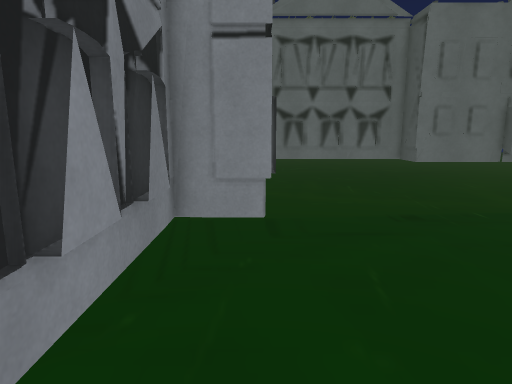
View 1 (above)

15 first-person views from a walk through a scene from a Unity 3-D project. The camera is 1.5 m above the floor, tilts 10° down and sees 75° across. The floor is counted in squares, 0.5 m on a side. Each view is taken from the middle of a square. On the plan, view 1 faces up. The plan holds only what a view shows up to about 20 squares ahead; the rest is blank. The place goes on beyond the plan. The player character is not drawn. Some animated figures are left out. Door leaves are left out, so doorways stand open.

View 2
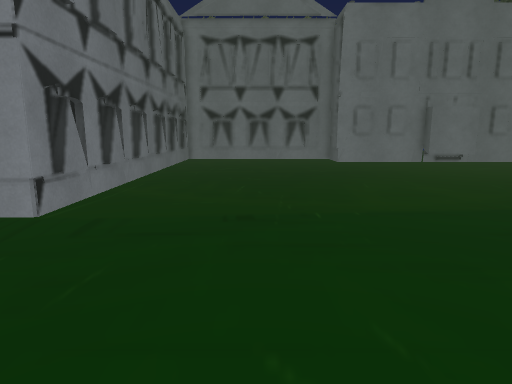

View 3
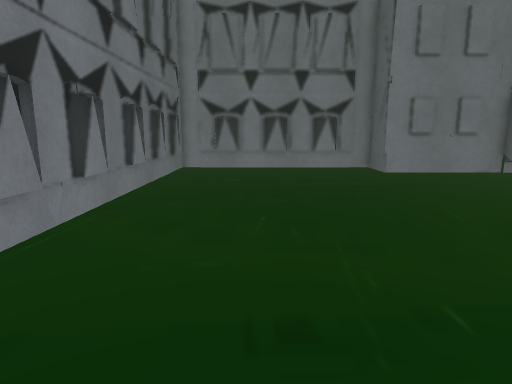

View 4
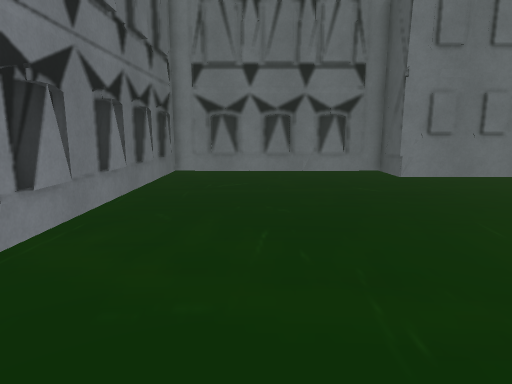

View 5
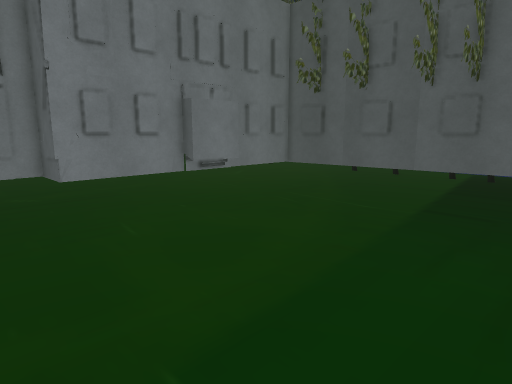

View 6
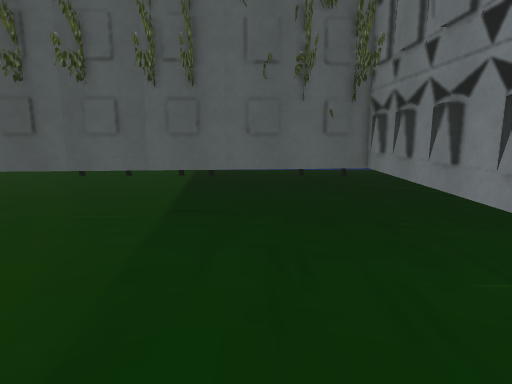

View 7
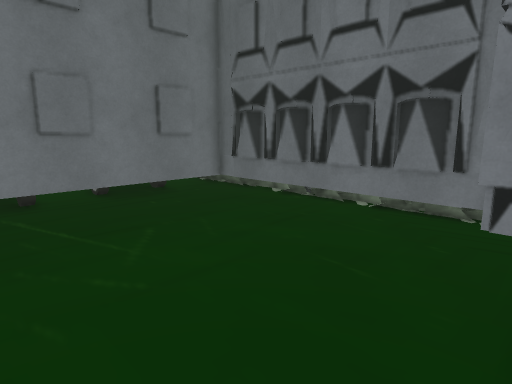

View 8
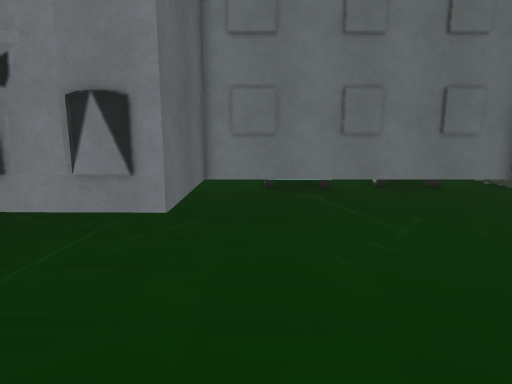

View 9
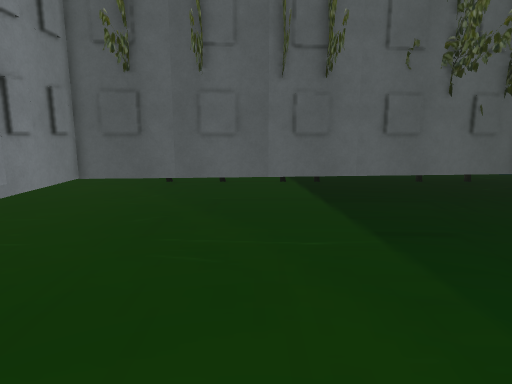

View 10
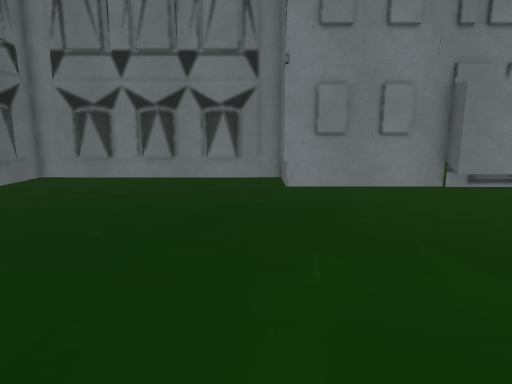

View 11
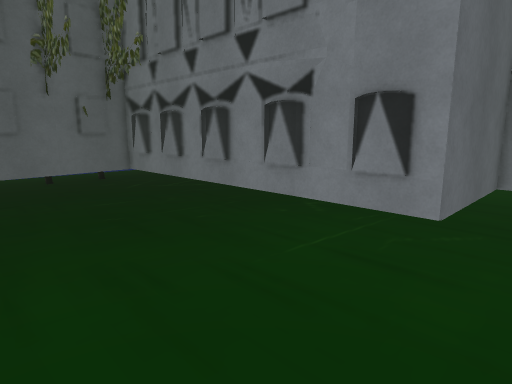

View 12
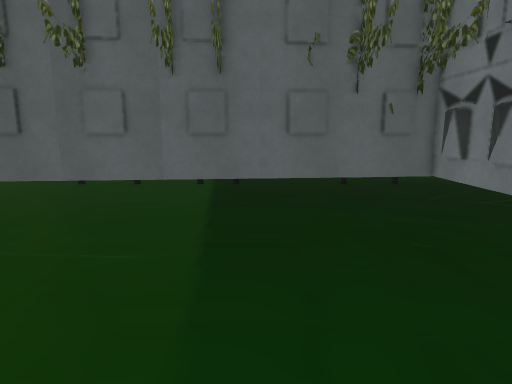

View 13
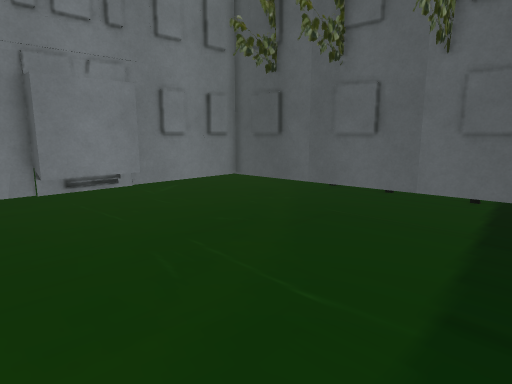

View 14
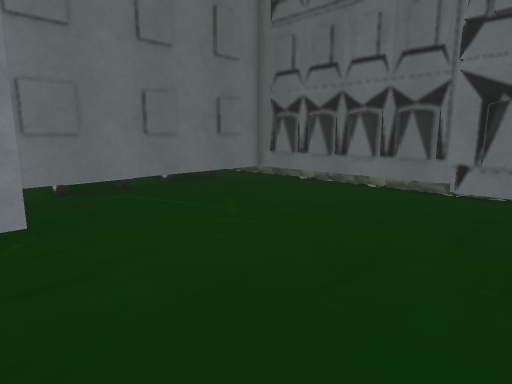

View 15
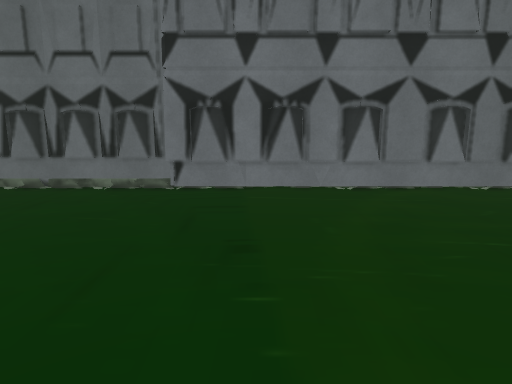

### Floor plan
Key: @ floor where view 1 was taken; # wall or solid block; . floor; H house; T thing the floor can be seen under or through.
Columns run from 3 left of view 1 to 29 right of it. Each row starts with its distance up from view 1.
 29   .HHHHHHHHHHHHH...............
 28   .H##H##H##H###...............
 27   .H...........#...............
 26   .H...........#HHHHHHH..HHHHHH#
 25   .H...............##.HHH#....##
 24 ...H...........................#
 23 ...H#.......................   #
 22 ...H#..........................#
 21 ...H...........................##
 20 ...H#..........................##
 19 ...H#.......................   ##
 18 ...H...........................##
 17 ...H#...........................#
 16 ...H#.......................    #
 15 ...H........................    #
 14 ...H#...........................#
 13 ...H#.......................    #
 12 ...H............................#
 11 ...H............................#
 10 ...H............................#
  9 .HHH............................#
  8  TTT............................#
  7 .T..........................
  6 .T..............................
  5 .T..............................
  4 .T..........................
  3 .T.............TTTTTTTTTTTTTTTT##
  2 .T.............#...............
  1 .T.............#...............
  0 .T.@...........#............
 -1 .T.............#.
 -2 .T.............#.
 -3 .T.............#.
 -4 .H#HH###H####HH#.
 -5 ...    ..    ....

Positions as (right, up) in squares from view 1, and headings:
1: (0, 0), facing up
2: (6, 0), facing up
3: (5, 7), facing up
4: (5, 9), facing up
5: (8, 9), facing up-right
6: (9, 10), facing right
7: (9, 10), facing down-left
8: (10, 12), facing down
9: (12, 17), facing right
10: (11, 12), facing up
11: (10, 12), facing down-right
12: (13, 12), facing right
13: (16, 12), facing up-right
14: (14, 12), facing down-left
15: (14, 12), facing left
